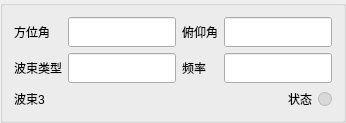
           <widget class="QGroupBox" name="grpWaveFeedback3">
            <property name="title">
             <string/>
            </property>
            <layout class="QVBoxLayout" name="layoutWaveFeedback3">
             <property name="spacing">
              <number>6</number>
             </property>
             <item>
              <layout class="QGridLayout" name="layoutWaveFeedbackForm3">
               <item row="0" column="0">
                <widget class="QLabel" name="lblFeedbackAzimuth3">
                 <property name="text">
                  <string>方位角</string>
                 </property>
                </widget>
               </item>
               <item row="0" column="1">
                <widget class="QLineEdit" name="leFeedbackAzimuth3">
                 <property name="minimumSize">
                  <size>
                   <width>50</width>
                   <height>30</height>
                  </size>
                 </property>
                </widget>
               </item>
               <item row="0" column="2">
                <widget class="QLabel" name="lblFeedbackPitch3">
                 <property name="text">
                  <string>俯仰角</string>
                 </property>
                </widget>
               </item>
               <item row="0" column="3">
                <widget class="QLineEdit" name="leFeedbackPitch3">
                 <property name="minimumSize">
                  <size>
                   <width>50</width>
                   <height>30</height>
                  </size>
                 </property>
                </widget>
               </item>
               <item row="1" column="0">
                <widget class="QLabel" name="lblFeedbackBeamType3">
                 <property name="text">
                  <string>波束类型</string>
                 </property>
                </widget>
               </item>
               <item row="1" column="1">
                <widget class="QLineEdit" name="leFeedbackBeamType3">
                 <property name="minimumSize">
                  <size>
                   <width>50</width>
                   <height>30</height>
                  </size>
                 </property>
                </widget>
               </item>
               <item row="1" column="2">
                <widget class="QLabel" name="lblFeedbackFreq3">
                 <property name="text">
                  <string>频率</string>
                 </property>
                </widget>
               </item>
               <item row="1" column="3">
                <widget class="QLineEdit" name="leFeedbackFreq3">
                 <property name="minimumSize">
                  <size>
                   <width>50</width>
                   <height>30</height>
                  </size>
                 </property>
                </widget>
               </item>
              </layout>
             </item>
             <item>
              <layout class="QHBoxLayout" name="layoutWaveFeedbackStatus3">
               <item>
                <widget class="QLabel" name="lblFeedbackBeam3">
                 <property name="text">
                  <string>波束3</string>
                 </property>
                </widget>
               </item>
               <item>
                <spacer name="spacerFeedback3">
                 <property name="orientation">
                  <enum>Qt::Horizontal</enum>
                 </property>
                 <property name="sizeHint" stdset="0">
                  <size>
                   <width>20</width>
                   <height>20</height>
                  </size>
                 </property>
                </spacer>
               </item>
               <item>
                <widget class="QLabel" name="lblFeedbackStatus3">
                 <property name="text">
                  <string>状态</string>
                 </property>
                </widget>
               </item>
               <item>
                <widget class="QLabel" name="indicatorFeedbackStatus3">
                 <property name="minimumSize">
                  <size>
                   <width>14</width>
                   <height>14</height>
                  </size>
                 </property>
                 <property name="maximumSize">
                  <size>
                   <width>14</width>
                   <height>14</height>
                  </size>
                 </property>
                 <property name="styleSheet">
                  <string notr="true">background:#d8d8d8;border:1px solid #bdbdbd;border-radius:7px;</string>
                 </property>
                 <property name="text">
                  <string/>
                 </property>
                </widget>
               </item>
              </layout>
             </item>
            </layout>
           </widget>
